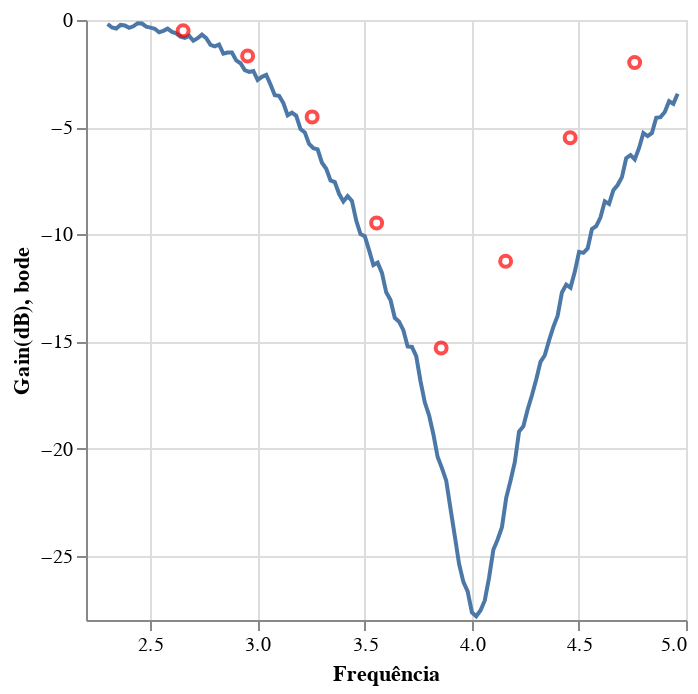
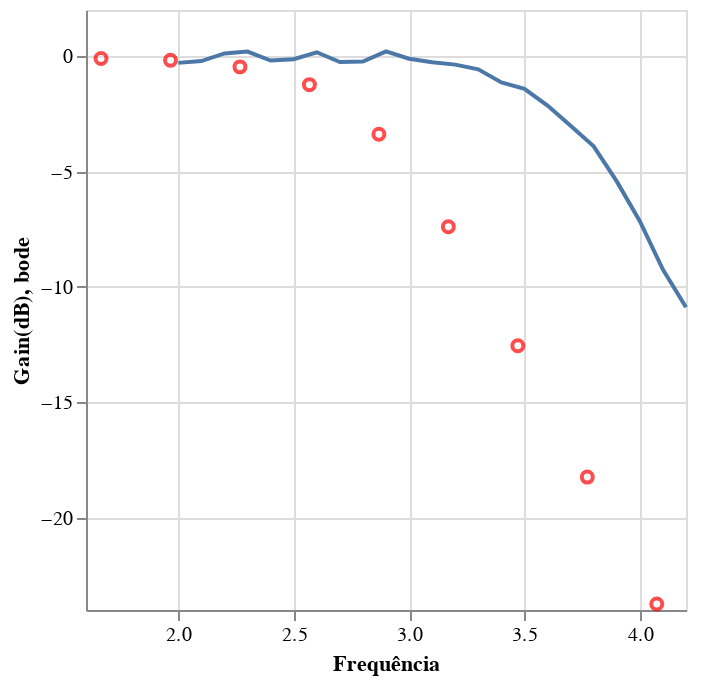
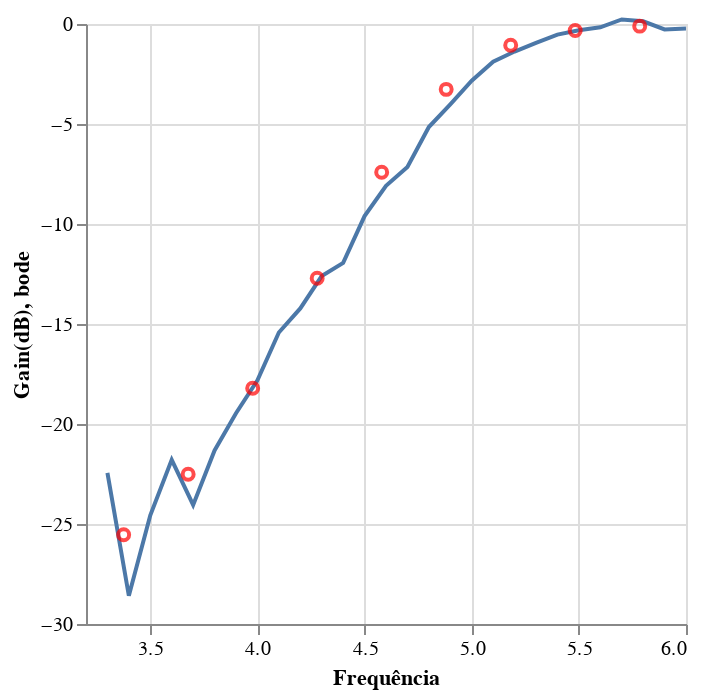

Here is the notebook cell these charts were saved with, in order:
### Code cell
data = pd.read_csv("datas/bode rlc 20.csv")
data["Freq(Hz)"] = np.log10(data["Freq(Hz)"])
data  = data.loc[data["Freq(Hz)"]<=6]

bode_real_rlc = alt.Chart(data).mark_line().encode(
    alt.X("Freq(Hz)"),
    alt.Y("Gain(dB)")
)

data = pd.read_csv("datas/RL0.csv")
data["Freq(Hz)"] = np.log10(data["Freq(Hz)"])
data  = data.loc[data["Freq(Hz)"]<=6]
data = data.loc[data["Freq(Hz)"] >= 3.2]


bode_real_rl = alt.Chart(data).mark_line().encode(
    alt.X("Freq(Hz)", scale = alt.Scale(domain = [3.2,6])),
    alt.Y("Gain(dB)",scale = alt.Scale(domain=[-30,0]))
)

data = pd.read_csv("datas/RC0.csv")
data["Freq(Hz)"] = np.log10(data["Freq(Hz)"])
data  = data.loc[data["Freq(Hz)"]<=4.2]



bode_real_rc = alt.Chart(data).mark_line().encode(
    alt.X("Freq(Hz)"),
    y = "Gain(dB)"
)

(bode_real_rlc + rlc).display()
(bode_real_rlc + rlc).save("bode_rlc.png")
(bode_real_rc + rc).display()
(bode_real_rl + rl).display()

### Figure 1 — Vega-Lite specification as saved in the notebook (floating-point values rounded to 4 significant figures; data arrays with more than 128 entries replaced by an {"elided": "..."} marker saying what was removed)
{"config": {"view": {"continuousWidth": 300, "continuousHeight": 300}}, "layer": [{"data": {"name": "data-25056dbd060870b4a4db294fb09cbee3"}, "mark": {"type": "line"}, "encoding": {"x": {"field": "Freq(Hz)", "type": "quantitative"}, "y": {"field": "Gain(dB)", "type": "quantitative"}}}, {"data": {"name": "data-6d7c859bae14884e0135dc69b1e416be"}, "mark": {"type": "point", "color": "red"}, "encoding": {"x": {"field": "freq", "title": "Frequência", "type": "quantitative"}, "y": {"field": "bode", "type": "quantitative"}}}], "$schema": "https://vega.github.io/schema/vega-lite/v5.20.1.json", "datasets": {"data-25056dbd060870b4a4db294fb09cbee3": {"elided": "134 records"}, "data-6d7c859bae14884e0135dc69b1e416be": [{"freq": 2.653, "bode": -0.5026}, {"freq": 2.954, "bode": -1.676}, {"freq": 3.255, "bode": -4.522}, {"freq": 3.556, "bode": -9.469}, {"freq": 3.857, "bode": -15.31}, {"freq": 4.158, "bode": -11.26}, {"freq": 4.459, "bode": -5.492}, {"freq": 4.76, "bode": -1.983}]}}

### Figure 2 — Vega-Lite specification as saved in the notebook (floating-point values rounded to 4 significant figures)
{"config": {"view": {"continuousWidth": 300, "continuousHeight": 300}}, "layer": [{"data": {"name": "data-825288e58925f1fb7e16af8a0c59c6ff"}, "mark": {"type": "line"}, "encoding": {"x": {"field": "Freq(Hz)", "type": "quantitative"}, "y": {"field": "Gain(dB)", "type": "quantitative"}}}, {"data": {"name": "data-f3177adbc7e78b91ba8bf21e037ee0d9"}, "mark": {"type": "point", "color": "red"}, "encoding": {"x": {"field": "freq", "title": "Frequência", "type": "quantitative"}, "y": {"field": "bode", "type": "quantitative"}}}], "$schema": "https://vega.github.io/schema/vega-lite/v5.20.1.json", "datasets": {"data-825288e58925f1fb7e16af8a0c59c6ff": [{"Freq(Hz)": 2.0, "Gain(dB)": -0.2911, "Phase": -4.212}, {"Freq(Hz)": 2.1, "Gain(dB)": -0.2144, "Phase": 4.189}, {"Freq(Hz)": 2.2, "Gain(dB)": 0.12, "Phase": -2.964}, {"Freq(Hz)": 2.3, "Gain(dB)": 0.1972, "Phase": -1.739}, {"Freq(Hz)": 2.4, "Gain(dB)": -0.1917, "Phase": -3.557}, {"Freq(Hz)": 2.5, "Gain(dB)": -0.1335, "Phase": -6.275}, {"Freq(Hz)": 2.6, "Gain(dB)": 0.169, "Phase": -5.065}, {"Freq(Hz)": 2.7, "Gain(dB)": -0.2567, "Phase": -6.948}, {"Freq(Hz)": 2.8, "Gain(dB)": -0.2299, "Phase": -7.039}, {"Freq(Hz)": 2.9, "Gain(dB)": 0.2073, "Phase": -7.831}, {"Freq(Hz)": 3.0, "Gain(dB)": -0.1137, "Phase": -9.439}, {"Freq(Hz)": 3.1, "Gain(dB)": -0.2661, "Phase": -12.96}, {"Freq(Hz)": 3.2, "Gain(dB)": -0.3671, "Phase": -15.16}, {"Freq(Hz)": 3.3, "Gain(dB)": -0.5728, "Phase": -18.99}, {"Freq(Hz)": 3.4, "Gain(dB)": -1.141, "Phase": -31.96}, {"Freq(Hz)": 3.5, "Gain(dB)": -1.416, "Phase": -34.3}, {"Freq(Hz)": 3.6, "Gain(dB)": -2.139, "Phase": -36.23}, {"Freq(Hz)": 3.7, "Gain(dB)": -3.016, "Phase": -45.29}, {"Freq(Hz)": 3.8, "Gain(dB)": -3.908, "Phase": -51.19}, {"Freq(Hz)": 3.9, "Gain(dB)": -5.427, "Phase": -52.47}, {"Freq(Hz)": 4.0, "Gain(dB)": -7.153, "Phase": -55.32}, {"Freq(Hz)": 4.1, "Gain(dB)": -9.245, "Phase": -63.57}, {"Freq(Hz)": 4.2, "Gain(dB)": -10.88, "Phase": -59.78}], "data-f3177adbc7e78b91ba8bf21e037ee0d9": [{"freq": 1.665, "bode": -0.1049}, {"freq": 1.966, "bode": -0.1755}, {"freq": 2.267, "bode": -0.4638}, {"freq": 2.568, "bode": -1.235}, {"freq": 2.869, "bode": -3.383}, {"freq": 3.17, "bode": -7.395}, {"freq": 3.471, "bode": -12.55}, {"freq": 3.772, "bode": -18.24}, {"freq": 4.073, "bode": -23.74}]}}

### Figure 3 — Vega-Lite specification as saved in the notebook (floating-point values rounded to 4 significant figures)
{"config": {"view": {"continuousWidth": 300, "continuousHeight": 300}}, "layer": [{"data": {"name": "data-c39662288d1b217b542ad8da8b2f6d5c"}, "mark": {"type": "line"}, "encoding": {"x": {"field": "Freq(Hz)", "scale": {"domain": [3.2, 6]}, "type": "quantitative"}, "y": {"field": "Gain(dB)", "scale": {"domain": [-30, 0]}, "type": "quantitative"}}}, {"data": {"name": "data-36fef7049557f2ca109b68311d0b292e"}, "mark": {"type": "point", "color": "red"}, "encoding": {"x": {"field": "freq", "title": "Frequência", "type": "quantitative"}, "y": {"field": "bode", "type": "quantitative"}}}], "$schema": "https://vega.github.io/schema/vega-lite/v5.20.1.json", "datasets": {"data-c39662288d1b217b542ad8da8b2f6d5c": [{"Freq(Hz)": 3.3, "Gain(dB)": -22.45, "Phase": 32.11}, {"Freq(Hz)": 3.4, "Gain(dB)": -28.59, "Phase": -31.14}, {"Freq(Hz)": 3.5, "Gain(dB)": -24.56, "Phase": 50.83}, {"Freq(Hz)": 3.6, "Gain(dB)": -21.79, "Phase": 46.78}, {"Freq(Hz)": 3.7, "Gain(dB)": -24.05, "Phase": 49.14}, {"Freq(Hz)": 3.8, "Gain(dB)": -21.32, "Phase": 58.7}, {"Freq(Hz)": 3.9, "Gain(dB)": -19.46, "Phase": 57.01}, {"Freq(Hz)": 4.0, "Gain(dB)": -17.82, "Phase": 59.12}, {"Freq(Hz)": 4.1, "Gain(dB)": -15.43, "Phase": 66.73}, {"Freq(Hz)": 4.2, "Gain(dB)": -14.22, "Phase": 62.73}, {"Freq(Hz)": 4.3, "Gain(dB)": -12.6, "Phase": 62.28}, {"Freq(Hz)": 4.4, "Gain(dB)": -11.94, "Phase": 64.03}, {"Freq(Hz)": 4.5, "Gain(dB)": -9.605, "Phase": 67.21}, {"Freq(Hz)": 4.6, "Gain(dB)": -8.092, "Phase": 64.04}, {"Freq(Hz)": 4.7, "Gain(dB)": -7.151, "Phase": 58.75}, {"Freq(Hz)": 4.8, "Gain(dB)": -5.151, "Phase": 57.45}, {"Freq(Hz)": 4.9, "Gain(dB)": -4.013, "Phase": 50.06}, {"Freq(Hz)": 5.0, "Gain(dB)": -2.834, "Phase": 43.03}, {"Freq(Hz)": 5.1, "Gain(dB)": -1.883, "Phase": 39.6}, {"Freq(Hz)": 5.2, "Gain(dB)": -1.377, "Phase": 31.24}, {"Freq(Hz)": 5.3, "Gain(dB)": -0.9397, "Phase": 23.96}, {"Freq(Hz)": 5.4, "Gain(dB)": -0.5315, "Phase": 19.24}, {"Freq(Hz)": 5.5, "Gain(dB)": -0.3129, "Phase": 14.87}, {"Freq(Hz)": 5.6, "Gain(dB)": -0.1659, "Phase": 10.58}, {"Freq(Hz)": 5.7, "Gain(dB)": 0.2284, "Phase": 6.492}, {"Freq(Hz)": 5.8, "Gain(dB)": 0.1329, "Phase": -5.572}, {"Freq(Hz)": 5.9, "Gain(dB)": -0.2721, "Phase": -7.549}, {"Freq(Hz)": 6.0, "Gain(dB)": -0.2229, "Phase": -10.56}], "data-36fef7049557f2ca109b68311d0b292e": [{"freq": 3.376, "bode": -25.54}, {"freq": 3.677, "bode": -22.51}, {"freq": 3.978, "bode": -18.22}, {"freq": 4.279, "bode": -12.71}, {"freq": 4.58, "bode": -7.41}, {"freq": 4.881, "bode": -3.268}, {"freq": 5.182, "bode": -1.059}, {"freq": 5.483, "bode": -0.3224}, {"freq": 5.784, "bode": -0.1066}]}}
